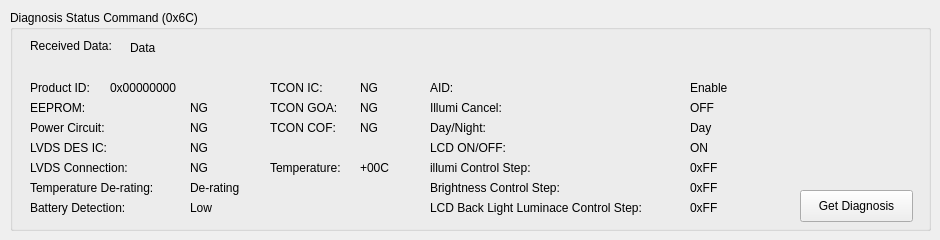
      <widget class="QWidget" name="tab_DiagnosisCmd">
       <attribute name="title">
        <string>DiagnosisStateCmd</string>
       </attribute>
       <widget class="QGroupBox" name="groupBox_10">
        <property name="geometry">
         <rect>
          <x>10</x>
          <y>10</y>
          <width>921</width>
          <height>221</height>
         </rect>
        </property>
        <property name="title">
         <string>Diagnosis Status Command (0x6C)</string>
        </property>
        <widget class="QPushButton" name="DiagnosisCmd_Btn">
         <property name="geometry">
          <rect>
           <x>790</x>
           <y>180</y>
           <width>113</width>
           <height>32</height>
          </rect>
         </property>
         <property name="text">
          <string>Get Diagnosis</string>
         </property>
        </widget>
        <widget class="QLabel" name="label_Dianosis">
         <property name="geometry">
          <rect>
           <x>120</x>
           <y>30</y>
           <width>671</width>
           <height>16</height>
          </rect>
         </property>
         <property name="text">
          <string>Data</string>
         </property>
        </widget>
        <widget class="QLabel" name="label_18">
         <property name="geometry">
          <rect>
           <x>20</x>
           <y>70</y>
           <width>81</width>
           <height>16</height>
          </rect>
         </property>
         <property name="text">
          <string>Product ID:</string>
         </property>
        </widget>
        <widget class="QLabel" name="label_Dia_PID">
         <property name="geometry">
          <rect>
           <x>100</x>
           <y>70</y>
           <width>91</width>
           <height>16</height>
          </rect>
         </property>
         <property name="text">
          <string>0x00000000</string>
         </property>
        </widget>
        <widget class="QLabel" name="label_30">
         <property name="geometry">
          <rect>
           <x>20</x>
           <y>90</y>
           <width>60</width>
           <height>16</height>
          </rect>
         </property>
         <property name="text">
          <string>EEPROM:</string>
         </property>
        </widget>
        <widget class="QLabel" name="label_Dia_EEPROM">
         <property name="geometry">
          <rect>
           <x>180</x>
           <y>90</y>
           <width>31</width>
           <height>16</height>
          </rect>
         </property>
         <property name="text">
          <string>NG</string>
         </property>
        </widget>
        <widget class="QLabel" name="label_32">
         <property name="geometry">
          <rect>
           <x>20</x>
           <y>130</y>
           <width>91</width>
           <height>16</height>
          </rect>
         </property>
         <property name="text">
          <string>LVDS DES IC:</string>
         </property>
        </widget>
        <widget class="QLabel" name="label_Dia_LVDSIC">
         <property name="geometry">
          <rect>
           <x>180</x>
           <y>130</y>
           <width>60</width>
           <height>16</height>
          </rect>
         </property>
         <property name="text">
          <string>NG</string>
         </property>
        </widget>
        <widget class="QLabel" name="label_33">
         <property name="geometry">
          <rect>
           <x>20</x>
           <y>110</y>
           <width>101</width>
           <height>16</height>
          </rect>
         </property>
         <property name="text">
          <string>Power Circuit:</string>
         </property>
        </widget>
        <widget class="QLabel" name="label_Dia_Power">
         <property name="geometry">
          <rect>
           <x>180</x>
           <y>110</y>
           <width>60</width>
           <height>16</height>
          </rect>
         </property>
         <property name="text">
          <string>NG</string>
         </property>
        </widget>
        <widget class="QLabel" name="label_35">
         <property name="geometry">
          <rect>
           <x>20</x>
           <y>150</y>
           <width>121</width>
           <height>16</height>
          </rect>
         </property>
         <property name="text">
          <string>LVDS Connection:</string>
         </property>
        </widget>
        <widget class="QLabel" name="label_Dia_LVDSConnect">
         <property name="geometry">
          <rect>
           <x>180</x>
           <y>150</y>
           <width>60</width>
           <height>16</height>
          </rect>
         </property>
         <property name="text">
          <string>NG</string>
         </property>
        </widget>
        <widget class="QLabel" name="label_37">
         <property name="geometry">
          <rect>
           <x>20</x>
           <y>170</y>
           <width>151</width>
           <height>16</height>
          </rect>
         </property>
         <property name="text">
          <string>Temperature De-rating:</string>
         </property>
        </widget>
        <widget class="QLabel" name="label_Dia_Derating">
         <property name="geometry">
          <rect>
           <x>180</x>
           <y>170</y>
           <width>60</width>
           <height>16</height>
          </rect>
         </property>
         <property name="text">
          <string>De-rating</string>
         </property>
        </widget>
        <widget class="QLabel" name="label_36">
         <property name="geometry">
          <rect>
           <x>20</x>
           <y>190</y>
           <width>121</width>
           <height>16</height>
          </rect>
         </property>
         <property name="text">
          <string>Battery Detection:</string>
         </property>
        </widget>
        <widget class="QLabel" name="label_Dia_Battery">
         <property name="geometry">
          <rect>
           <x>180</x>
           <y>190</y>
           <width>60</width>
           <height>16</height>
          </rect>
         </property>
         <property name="text">
          <string>Low</string>
         </property>
        </widget>
        <widget class="QLabel" name="label_38">
         <property name="enabled">
          <bool>true</bool>
         </property>
         <property name="geometry">
          <rect>
           <x>260</x>
           <y>70</y>
           <width>60</width>
           <height>16</height>
          </rect>
         </property>
         <property name="text">
          <string>TCON IC:</string>
         </property>
        </widget>
        <widget class="QLabel" name="label_40">
         <property name="enabled">
          <bool>true</bool>
         </property>
         <property name="geometry">
          <rect>
           <x>260</x>
           <y>90</y>
           <width>91</width>
           <height>16</height>
          </rect>
         </property>
         <property name="text">
          <string>TCON GOA:</string>
         </property>
        </widget>
        <widget class="QLabel" name="label_41">
         <property name="enabled">
          <bool>true</bool>
         </property>
         <property name="geometry">
          <rect>
           <x>260</x>
           <y>110</y>
           <width>91</width>
           <height>16</height>
          </rect>
         </property>
         <property name="text">
          <string>TCON COF:</string>
         </property>
        </widget>
        <widget class="QLabel" name="label_42">
         <property name="geometry">
          <rect>
           <x>260</x>
           <y>150</y>
           <width>91</width>
           <height>16</height>
          </rect>
         </property>
         <property name="text">
          <string>Temperature:</string>
         </property>
        </widget>
        <widget class="QLabel" name="label_Dia_Temp">
         <property name="geometry">
          <rect>
           <x>350</x>
           <y>150</y>
           <width>60</width>
           <height>16</height>
          </rect>
         </property>
         <property name="text">
          <string>+00C</string>
         </property>
        </widget>
        <widget class="QLabel" name="label_Dia_TCONIC">
         <property name="enabled">
          <bool>true</bool>
         </property>
         <property name="geometry">
          <rect>
           <x>350</x>
           <y>70</y>
           <width>41</width>
           <height>16</height>
          </rect>
         </property>
         <property name="text">
          <string>NG</string>
         </property>
        </widget>
        <widget class="QLabel" name="label_Dia_TCONGOA">
         <property name="enabled">
          <bool>true</bool>
         </property>
         <property name="geometry">
          <rect>
           <x>350</x>
           <y>90</y>
           <width>41</width>
           <height>16</height>
          </rect>
         </property>
         <property name="text">
          <string>NG</string>
         </property>
        </widget>
        <widget class="QLabel" name="label_Dia_TCONCOF">
         <property name="enabled">
          <bool>true</bool>
         </property>
         <property name="geometry">
          <rect>
           <x>350</x>
           <y>110</y>
           <width>41</width>
           <height>16</height>
          </rect>
         </property>
         <property name="text">
          <string>NG</string>
         </property>
        </widget>
        <widget class="QLabel" name="label_31">
         <property name="geometry">
          <rect>
           <x>420</x>
           <y>70</y>
           <width>60</width>
           <height>16</height>
          </rect>
         </property>
         <property name="text">
          <string>AID:</string>
         </property>
        </widget>
        <widget class="QLabel" name="label_34">
         <property name="geometry">
          <rect>
           <x>420</x>
           <y>90</y>
           <width>91</width>
           <height>16</height>
          </rect>
         </property>
         <property name="text">
          <string>Illumi Cancel:</string>
         </property>
        </widget>
        <widget class="QLabel" name="label_43">
         <property name="geometry">
          <rect>
           <x>420</x>
           <y>110</y>
           <width>91</width>
           <height>16</height>
          </rect>
         </property>
         <property name="text">
          <string>Day/Night:</string>
         </property>
        </widget>
        <widget class="QLabel" name="label_44">
         <property name="geometry">
          <rect>
           <x>420</x>
           <y>130</y>
           <width>91</width>
           <height>16</height>
          </rect>
         </property>
         <property name="text">
          <string>LCD ON/OFF:</string>
         </property>
        </widget>
        <widget class="QLabel" name="label_45">
         <property name="geometry">
          <rect>
           <x>420</x>
           <y>150</y>
           <width>121</width>
           <height>16</height>
          </rect>
         </property>
         <property name="text">
          <string>illumi Control Step:</string>
         </property>
        </widget>
        <widget class="QLabel" name="label_46">
         <property name="geometry">
          <rect>
           <x>420</x>
           <y>170</y>
           <width>151</width>
           <height>16</height>
          </rect>
         </property>
         <property name="text">
          <string>Brightness Control Step:</string>
         </property>
        </widget>
        <widget class="QLabel" name="label_47">
         <property name="geometry">
          <rect>
           <x>420</x>
           <y>190</y>
           <width>261</width>
           <height>16</height>
          </rect>
         </property>
         <property name="text">
          <string>LCD Back Light Luminace Control Step:</string>
         </property>
        </widget>
        <widget class="QLabel" name="label_Dia_AID">
         <property name="geometry">
          <rect>
           <x>680</x>
           <y>70</y>
           <width>60</width>
           <height>16</height>
          </rect>
         </property>
         <property name="text">
          <string>Enable</string>
         </property>
        </widget>
        <widget class="QLabel" name="label_Dia_IllumiCencel">
         <property name="geometry">
          <rect>
           <x>680</x>
           <y>90</y>
           <width>60</width>
           <height>16</height>
          </rect>
         </property>
         <property name="text">
          <string>OFF</string>
         </property>
        </widget>
        <widget class="QLabel" name="label_Dia_daynight">
         <property name="geometry">
          <rect>
           <x>680</x>
           <y>110</y>
           <width>60</width>
           <height>16</height>
          </rect>
         </property>
         <property name="text">
          <string>Day</string>
         </property>
        </widget>
        <widget class="QLabel" name="label_Dia_lcd">
         <property name="geometry">
          <rect>
           <x>680</x>
           <y>130</y>
           <width>60</width>
           <height>16</height>
          </rect>
         </property>
         <property name="text">
          <string>ON</string>
         </property>
        </widget>
        <widget class="QLabel" name="label_Dia_IllumiStep">
         <property name="geometry">
          <rect>
           <x>680</x>
           <y>150</y>
           <width>60</width>
           <height>16</height>
          </rect>
         </property>
         <property name="text">
          <string>0xFF</string>
         </property>
        </widget>
        <widget class="QLabel" name="label_Dia_BrightnessStep">
         <property name="geometry">
          <rect>
           <x>680</x>
           <y>170</y>
           <width>60</width>
           <height>16</height>
          </rect>
         </property>
         <property name="text">
          <string>0xFF</string>
         </property>
        </widget>
        <widget class="QLabel" name="label_Dia_BacklightStep">
         <property name="geometry">
          <rect>
           <x>680</x>
           <y>190</y>
           <width>60</width>
           <height>16</height>
          </rect>
         </property>
         <property name="text">
          <string>0xFF</string>
         </property>
        </widget>
        <widget class="QLabel" name="label_version_9">
         <property name="geometry">
          <rect>
           <x>20</x>
           <y>20</y>
           <width>101</width>
           <height>31</height>
          </rect>
         </property>
         <property name="text">
          <string>Received Data:</string>
         </property>
        </widget>
       </widget>
      </widget>
